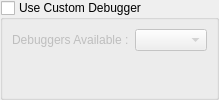
     <widget class="QWidget" name="wDebugger">
      <layout class="QVBoxLayout" name="verticalLayout_10">
       <property name="spacing">
        <number>3</number>
       </property>
       <property name="margin">
        <number>0</number>
       </property>
       <item>
        <widget class="QGroupBox" name="gbDebuggers">
         <property name="title">
          <string>Use Custom Debugger</string>
         </property>
         <property name="checkable">
          <bool>true</bool>
         </property>
         <property name="checked">
          <bool>false</bool>
         </property>
         <layout class="QGridLayout" name="_6">
          <item row="0" column="0">
           <widget class="QLabel" name="lDebuggers">
            <property name="text">
             <string>Debuggers Available :</string>
            </property>
           </widget>
          </item>
          <item row="0" column="1">
           <widget class="QComboBox" name="cbDebuggers">
            <property name="sizePolicy">
             <sizepolicy hsizetype="Expanding" vsizetype="Fixed">
              <horstretch>0</horstretch>
              <verstretch>0</verstretch>
             </sizepolicy>
            </property>
           </widget>
          </item>
          <item row="1" column="0" colspan="2">
           <widget class="QStackedWidget" name="swDebuggers">
            <property name="currentIndex">
             <number>-1</number>
            </property>
           </widget>
          </item>
         </layout>
        </widget>
       </item>
      </layout>
     </widget>
